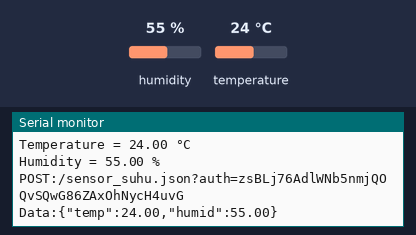
A sketch run on a simulated Arduino MKR. On the bench: the last lines printed to the serial monitor. The inputs (shaded band) are chosen by the test bench; at power-on: humidity 55 %, temperature 24 °C. Uploads are accepted with an empty reply.

Above: at 3.2 s.
3.3 s: humidity set to 22 %
At 3.46 s:
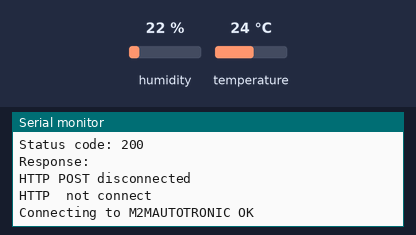
6.1 s: temperature set to 12 °C
At 6.25 s:
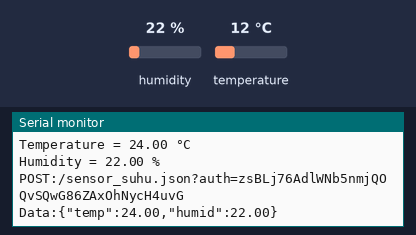
8.9 s: humidity set to 40 %
At 9.3 s:
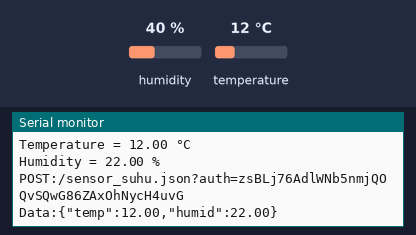
Timing chart, 0 to 11.9 s (numbered marks = the images above; inputs shaded):
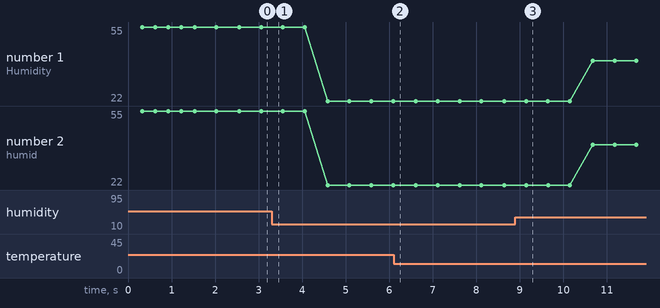

The sketch:

SIM800L.ino
```cpp
#define TINY_GSM_MODEM_SIM800
#define TINY_GSM_RX_BUFFER 256

#include <LiquidCrystal_I2C.h>
#include <TinyGsmClient.h>
#include <ArduinoHttpClient.h>
#include <DHT.h>
#include <SoftwareSerial.h>

#define rxPin 0
#define txPin 2

SoftwareSerial sim800(txPin, rxPin);

#define DHTPIN 14
DHT dht(DHTPIN, DHT11);


const int sensor_pin = A0;

const char FIREBASE_HOST[]  = "sensor-3acd7-default-rtdb.firebaseio.com";
const String FIREBASE_AUTH  = "zsBLj76AdlWNb5nmjQOQvSQwG86ZAxOhNycH4uvG";
const String FIREBASE_PATH  = "sensor_suhu";
const int SSL_PORT          = 443;

char apn[]  = "M2MAUTOTRONIC";//airtel ->"airtelgprs.com"
char user[] = "";
char pass[] = "";


TinyGsm modem(sim800);

TinyGsmClientSecure gsm_client_secure_modem(modem, 0);
HttpClient http_client = HttpClient(gsm_client_secure_modem, FIREBASE_HOST, SSL_PORT);

unsigned long previousMillis = 0;


void setup()
{
  Serial.begin(115200);
  dht.begin();
  Serial.println("device serial initialize");

  sim800.begin(9600);
  Serial.println("SIM800L serial initialize");

  Serial.println("Initializing modem...");
  modem.restart();
  String modemInfo = modem.getModemInfo();
  Serial.print("Modem: ");
  Serial.println(modemInfo);

  http_client.setHttpResponseTimeout(10 * 1000); //^0 secs timeout
}

void loop()
{

  Serial.print(F("Connecting to "));
  Serial.print(apn);
  if (!modem.gprsConnect(apn, user, pass))
  {
    Serial.println(" fail");
    delay(500);
    return;
  }
  Serial.println(" OK");

  http_client.connect(FIREBASE_HOST, SSL_PORT);

  while (true) {
    if (!http_client.connected())
    {
      Serial.println();
      http_client.stop();// Shutdown
      Serial.println("HTTP  not connect");
      break;
    }
    else
    {
      dht_loop();
    }
  }
}
void PostToFirebase(const char* method, const String & path , const String & data, HttpClient* http)
{
  String response;
  int statusCode = 0;
  http->connectionKeepAlive(); // Currently, this is needed for HTTPS

  String url;
  if (path[0] != '/')
  {
    url = "/";
  }
  url += path + ".json";
  url += "?auth=" + FIREBASE_AUTH;
  Serial.print("POST:");
  Serial.println(url);
  Serial.print("Data:");
  Serial.println(data);

  String contentType = "application/json";
  http->put(url, contentType, data);

  statusCode = http->responseStatusCode();
  Serial.print("Status code: ");
  Serial.println(statusCode);
  response = http->responseBody();
  Serial.print("Response: ");
  Serial.println(response);

  if (!http->connected())
  {
    Serial.println();
    http->stop();// Shutdown
    Serial.println("HTTP POST disconnected");
  }

}

void dht_loop()
{
  String h = String(dht.readHumidity(), 2);
  String t = String(dht.readTemperature(), 2);
  delay(100);

  Serial.print("Temperature = ");
  Serial.print(t);
  Serial.println(" °C");
  Serial.print("Humidity = ");
  Serial.print(h);
  Serial.println(" %");

  String Data = "{";
  Data += "\"temp\":" + t + ",";

  Data += "\"humid\":" + h + "";
  Data += "}";

  PostToFirebase("PATCH", FIREBASE_PATH, Data, &http_client);
}
```

Measured:
- plotted number 1: 55 → 22 after the input at 3.3 s, 22 → 40 after the input at 8.9 s
- plotted number 2: 55 → 22 after the input at 3.3 s, 22 → 40 after the input at 8.9 s
